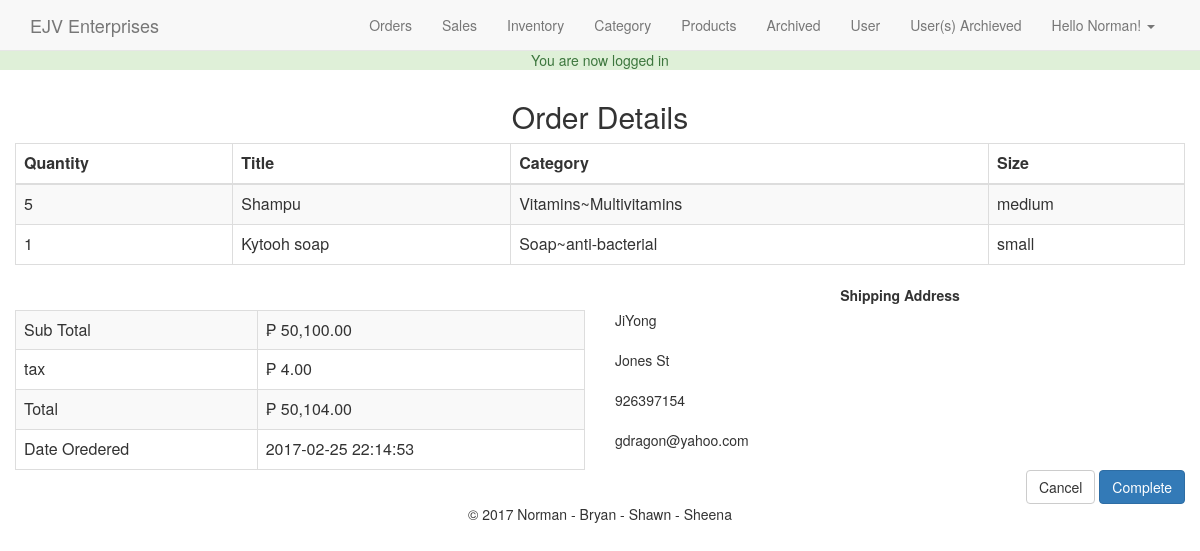
Page /admin/order.php?txn=32 (signed in) on the committed database.
### tables this page shows
CREATE TABLE IF NOT EXISTS `users` (
  `id` int(11) NOT NULL AUTO_INCREMENT,
  `full_name` varchar(250) NOT NULL,
  `email` varchar(250) NOT NULL,
  `password` varchar(250) NOT NULL,
  `join_date` datetime NOT NULL DEFAULT CURRENT_TIMESTAMP,
  `last_login` datetime NOT NULL,
  `permissions` varchar(250) NOT NULL,
  PRIMARY KEY (`id`)
);

CREATE TABLE IF NOT EXISTS `products` (
  `id` int(100) NOT NULL AUTO_INCREMENT,
  `title` varchar(500) NOT NULL,
  `price` decimal(10,0) NOT NULL,
  `list_price` decimal(10,2) NOT NULL,
  `categories` varchar(500) NOT NULL,
  `image` varchar(500) NOT NULL,
  `description` text NOT NULL,
  `qty` varchar(250) NOT NULL,
  `featured` tinyint(4) NOT NULL DEFAULT '0',
  `deleted` int(11) NOT NULL DEFAULT '0',
  PRIMARY KEY (`id`)
);

CREATE TABLE IF NOT EXISTS `categories` (
  `id` int(11) NOT NULL AUTO_INCREMENT,
  `category` varchar(500) NOT NULL,
  `parent` int(11) NOT NULL DEFAULT '0',
  PRIMARY KEY (`id`)
);

CREATE TABLE IF NOT EXISTS `transaction` (
  `id` int(11) NOT NULL AUTO_INCREMENT,
  `cart_id` int(11) NOT NULL,
  `user_id` int(11) NOT NULL,
  `full_name` varchar(255) NOT NULL,
  `email` varchar(255) NOT NULL,
  `address` varchar(255) NOT NULL,
  `contact` int(11) NOT NULL,
  `sub_total` decimal(10,2) NOT NULL,
  `tax` decimal(10,2) NOT NULL,
  `total` decimal(10,2) NOT NULL,
  `description` text NOT NULL,
  `txn_type` varchar(255) NOT NULL,
  `txn_date` datetime NOT NULL DEFAULT CURRENT_TIMESTAMP,
  PRIMARY KEY (`id`)
);

### helpers/helpers.php (called while the page is built, shortened)
<?php
function sanitize($dirty){
	return htmlentities($dirty,ENT_QUOTES,"UTF-8");
}
function money($number){
 return '&#8369; '.number_format($number,2);
}
?>

### admin/order.php (the view, shortened to what this page needs)
<?php
require_once $_SERVER['DOCUMENT_ROOT'].'/ejventerprises/core/init.php';
include 'includes/head.php';
include 'includes/navigation.php';
$txn_id = sanitize((int)$_GET['txn']);
$txnQuery = $db->query("SELECT * FROM transaction WHERE id = '{$txn_id}'");
$txn = mysqli_fetch_assoc($txnQuery);
$cart_id = $txn['cart_id'];
$cartQ = $db->query("SELECT * FROM cart WHERE id = '{$cart_id}'");
$cart = mysqli_fetch_assoc($cartQ);
$items = json_decode($cart['items'],true);
$idArray = array();
$products = array();
foreach($items as $item){
$idArray[] = $item['id'];
}
$ids = implode(',',$idArray);
$productQ = $db->query(
"SELECT i.id as 'id', i.title as 'title', c.id as 'cid', c.category as 'child', p.category as 'parent'
FROM products i
LEFT JOIN categories c ON i.categories = c.id
LEFT JOIN categories p ON c.parent = p.id
WHERE i.id IN ({$ids})
");
while($p = mysqli_fetch_assoc($productQ)){
foreach($items as $item){
if($item['id'] == $p['id']){
$x = $item;
continue;
}
}
$products[] = array_merge($x,$p);
}
?>
<h2 class="text-center">Order Details</h2>
<table class="table table-striped table-bordered">
<thead>
<th>Quantity</th>
<th>Title</th>
<th>Category</th>
<th>Size</th>
</thead>
<tbody>
<?php foreach($products as $product): ?>
<tr>
<td><?=$product['quantity'];?></td>
<td><?=$product['title'];?></td>
<td><?=$product['parent'].'~'.$product['child'];?></td>
<td><?=$product['size'];?></td>
</tr>
<?php endforeach; ?>
</tbody>
</table>
<div class="row">
<div class="col-md-6">
<label for="&nbsp;">&nbsp;</label>
<table class="table table-striped table-bordered">
<tbody>
<tr>
<td>Sub Total</td>
<td><?=money($txn['sub_total']);?></td>
</tr>
<tr>
<td>tax</td>
<td><?=money($txn['tax']);?></td>
<tr>
<td>Total</td>
<td><?=money($txn['total']);?></td>
<tr>
<td>Date Oredered</td>
<td><?=$txn['txn_date'];?></td>
</tr>
</tr>
</tr>
</tbody>
</table>
</div>
<div class="col-md-6">
<div class="text-center">
<label for="detailst" >Shipping Address</label>
</div>
<address>
<?=$txn['full_name'];?><br><br>
<?=$txn['address'];?><br><br>
<?=$txn['contact'];?><br><br>
<?=$txn['email'];?><br>
</address>
<div class="pull-right">
<a href="index.php" class="btn btn-default">Cancel</a>
<a href="order.php?complete=1&cart_id=<?=$cart_id;?>" class="btn btn-primary">Complete</a>
</div></div>
<?php
include 'includes/footer.php';
?>

### admin/includes/navigation.php (shortened to what this page needs)
<nav class="navbar navbar-default navbar-fixed-top">
<div class="container">
<a href="index.php" class="navbar-brand">EJV Enterprises</a>
<ul class="nav navbar-nav pull-right">
<li>
<a href="index.php">Orders</a>
</li>
<li>
<a href="sales.php">Sales</a>
</li>
<li>
<a href="inventory.php">Inventory</a>
</li>
<li>
<a href="category.php">Category</a>
</li>
<li>
<a href="products.php">Products</a>
</li>
<li>
<a href="archived.php">Archived</a>
</li>
<li>
<a href="user.php">User</a>
</li>
<li>
<a href="user_arc.php">User(s) Archieved</a>
</li>
<li class="dropdown">
<a href="#" class="dropdown-toggle" data-toggle="dropdown">Hello <?=$user_data['full_name']; ?>!
<span class="caret"></span>
</a>
</li>
</ul>
</div></nav>

### css/main.css (style rules this page uses)
body { padding-top:50px; }

### rows in the picture
users: full_name "Norman"
products: quantity "5", title "Shampu", categories.category "Vitamins", categories.category "Multivitamins", size "medium"
products: quantity "1", title "Kytooh soap", categories.category "Soap", categories.category "anti-bacterial", size "small"
transaction: sub_total "₱ 50,100.00", tax "₱ 4.00", total "₱ 50,104.00", txn_date "2017-02-25 22:14:53", full_name "JiYong", address "Jones St", contact "926397154", email "gdragon@yahoo.com"

### other values in the picture
$_SESSION['success_flash'] "You are now logged in"
